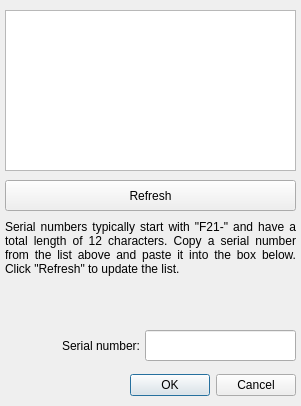
<?xml version="1.0" encoding="UTF-8"?>
<ui version="4.0">
 <class>Serial</class>
 <widget class="QDialog" name="Serial">
  <property name="geometry">
   <rect>
    <x>0</x>
    <y>0</y>
    <width>301</width>
    <height>406</height>
   </rect>
  </property>
  <property name="minimumSize">
   <size>
    <width>301</width>
    <height>406</height>
   </size>
  </property>
  <property name="maximumSize">
   <size>
    <width>301</width>
    <height>406</height>
   </size>
  </property>
  <property name="windowTitle">
   <string>Insert Serial Number</string>
  </property>
  <property name="windowIcon">
   <iconset resource="resources.qrc">
    <normaloff>:/icons/icons/active64.png</normaloff>
    <normalon>:/icons/icons/active64.png</normalon>
    <disabledoff>:/icons/icons/greyed64.png</disabledoff>
    <disabledon>:/icons/icons/greyed64.png</disabledon>
    <activeoff>:/icons/icons/active64.png</activeoff>
    <activeon>:/icons/icons/active64.png</activeon>
    <selectedoff>:/icons/icons/selected64.png</selectedoff>
    <selectedon>:/icons/icons/selected64.png</selectedon>:/icons/icons/active64.png</iconset>
  </property>
  <property name="locale">
   <locale language="English" country="UnitedStates"/>
  </property>
  <widget class="QDialogButtonBox" name="buttonBoxOkCancel">
   <property name="geometry">
    <rect>
     <x>5</x>
     <y>370</y>
     <width>291</width>
     <height>31</height>
    </rect>
   </property>
   <property name="orientation">
    <enum>Qt::Horizontal</enum>
   </property>
   <property name="standardButtons">
    <set>QDialogButtonBox::Cancel|QDialogButtonBox::Ok</set>
   </property>
  </widget>
  <widget class="QTextBrowser" name="textBrowserList">
   <property name="geometry">
    <rect>
     <x>5</x>
     <y>10</y>
     <width>291</width>
     <height>161</height>
    </rect>
   </property>
  </widget>
  <widget class="QPushButton" name="pushButtonRefresh">
   <property name="geometry">
    <rect>
     <x>5</x>
     <y>180</y>
     <width>291</width>
     <height>31</height>
    </rect>
   </property>
   <property name="text">
    <string>Refresh</string>
   </property>
  </widget>
  <widget class="QLabel" name="labelNote">
   <property name="geometry">
    <rect>
     <x>5</x>
     <y>220</y>
     <width>291</width>
     <height>101</height>
    </rect>
   </property>
   <property name="text">
    <string>Serial numbers typically start with &quot;F21-&quot; and have a total length of 12 characters. Copy a serial number from the list above and paste it into the box below. Click &quot;Refresh&quot; to update the list.</string>
   </property>
   <property name="alignment">
    <set>Qt::AlignJustify|Qt::AlignTop</set>
   </property>
   <property name="wordWrap">
    <bool>true</bool>
   </property>
  </widget>
  <widget class="QLabel" name="labelSerial">
   <property name="geometry">
    <rect>
     <x>5</x>
     <y>337</y>
     <width>135</width>
     <height>17</height>
    </rect>
   </property>
   <property name="text">
    <string>Serial number:</string>
   </property>
   <property name="alignment">
    <set>Qt::AlignRight|Qt::AlignTrailing|Qt::AlignVCenter</set>
   </property>
  </widget>
  <widget class="QLineEdit" name="lineEditSerial">
   <property name="geometry">
    <rect>
     <x>145</x>
     <y>330</y>
     <width>151</width>
     <height>31</height>
    </rect>
   </property>
   <property name="clearButtonEnabled">
    <bool>true</bool>
   </property>
  </widget>
 </widget>
 <resources>
  <include location="resources.qrc"/>
 </resources>
 <connections>
  <connection>
   <sender>buttonBoxOkCancel</sender>
   <signal>accepted()</signal>
   <receiver>Serial</receiver>
   <slot>accept()</slot>
   <hints>
    <hint type="sourcelabel">
     <x>248</x>
     <y>254</y>
    </hint>
    <hint type="destinationlabel">
     <x>157</x>
     <y>274</y>
    </hint>
   </hints>
  </connection>
  <connection>
   <sender>buttonBoxOkCancel</sender>
   <signal>rejected()</signal>
   <receiver>Serial</receiver>
   <slot>reject()</slot>
   <hints>
    <hint type="sourcelabel">
     <x>316</x>
     <y>260</y>
    </hint>
    <hint type="destinationlabel">
     <x>286</x>
     <y>274</y>
    </hint>
   </hints>
  </connection>
 </connections>
</ui>
